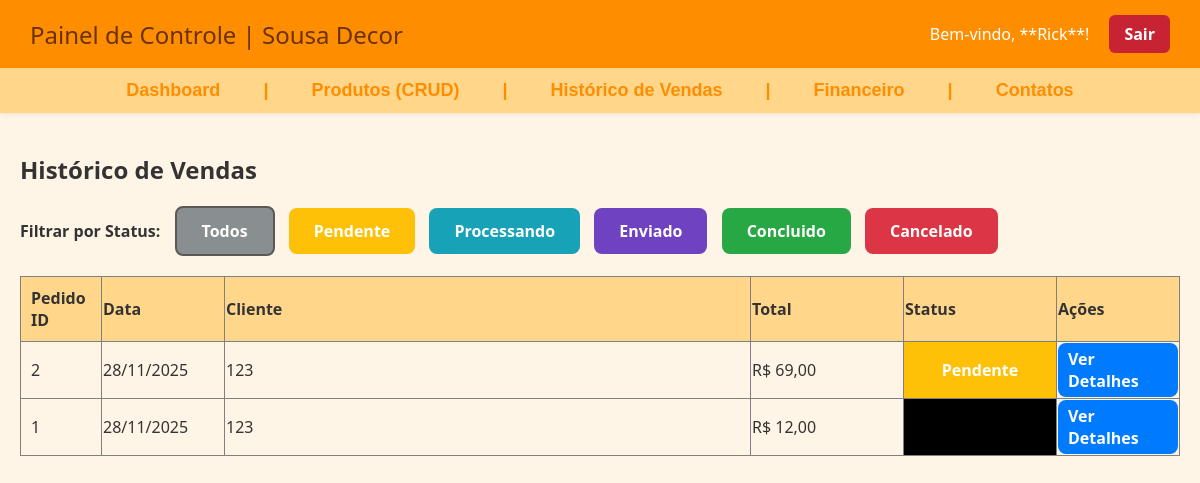
Page /ParteDePauloeGui/index.php?pg=vendas_historico (signed in) on the committed database.
### tables this page shows
CREATE TABLE `vendas` (
  `id` int(11) NOT NULL,
  `nome_do_cliente` varchar(300) NOT NULL,
  `data` varchar(30) NOT NULL,
  `preco` varchar(50) NOT NULL,
  `nome_do_produto` varchar(100) NOT NULL,
  `status` enum('pendente','processando','enviado','concluido','cancelado') DEFAULT 'pendente'
);

### ParteDePauloeGui/historico_vendas.php (the view, shortened to what this page needs)
<?php
$status_cores = [
    'pendente'      => '#ffc107',
    'processando'   => '#17a2b8',
    'enviado'       => '#6f42c1',
    'concluido'     => '#28a745',
    'cancelado'     => '#dc3545'
];
$filtro = $_GET['status'] ?? 'todos';
$sql_base = "SELECT id, data, nome_do_cliente, preco, status FROM vendas";
$sql = $sql_base;
$where_clause = "";
$sql .= $where_clause . " ORDER BY data DESC";
$stmt = mysqli_prepare($conexao, $sql);
mysqli_stmt_execute($stmt);
$resultado = mysqli_stmt_get_result($stmt);
?>
<div style="max-width: 1200px; margin: 0 auto; padding: 20px;">
    <h2>Histórico de Vendas</h2>
    <div style="margin-bottom: 20px;">
        <span style="font-weight: bold; margin-right: 10px;">Filtrar por Status:</span>
        <a href="index.php?pg=vendas_historico&status=todos" class="botao <?php echo $filtro == 'todos' ? 'ativo' : ''; ?>" style="background-color: #6c757d; margin-right: 10px;">Todos</a>
        <?php foreach ($status_cores as $status => $cor): ?>
            <a href="index.php?pg=vendas_historico&status=<?php echo $status; ?>" class="botao <?php echo $filtro == $status ? 'ativo' : ''; ?>"
                style="background-color: <?php echo $cor; ?>; margin-right: 10px;">
                <?php echo ucfirst($status); ?>
            </a>
        <?php endforeach; ?>
    </div>
    <table border="1" style="width: 100%; border-collapse: collapse; text-align: left;">
        <thead>
            <tr style='background-color: #ffd68a;'>
                <th style='padding: 10px; width: 60px;'>Pedido ID</th>
                <th style='width: 120px;'>Data</th>
                <th>Cliente</th>
                <th style='width: 150px;'>Total</th>
                <th style='width: 150px;'>Status</th>
                <th style='width: 120px;'>Ações</th>
            </tr>
        </thead>
        <tbody>
            <?php
            if (mysqli_num_rows($resultado) > 0) {
                while ($dados = mysqli_fetch_array($resultado)) {
                    $cor_status = $status_cores[$dados['status']] ?? 'black';
                    $data_formatada = date('d/m/Y', strtotime($dados['data']));
                    echo "<tr>";
                    echo "<td style='padding: 10px;'>$dados[id]</td>";
                    echo "<td>$data_formatada</td>";
                    echo "<td>" . htmlspecialchars($dados['nome_do_cliente']) . "</td>";
                    echo "<td>R$ " . number_format($dados['preco'], 2, ',', '.') . "</td>";
                    echo "<td style='color: white; background-color: $cor_status; font-weight: bold; text-align: center;'>" . ucfirst($dados['status']) . "</td>";
                    echo "<td>";
                    echo "<a href='index.php?pg=detalhes_pedido&id=$dados[id]' class='botao' style='padding: 5px 10px; background-color: #007bff;'>Ver Detalhes</a>";
                    echo "</td>";
                    echo "</tr>";
                }
            } else {
                echo "<tr><td colspan='6' style='padding: 15px; text-align: center;'>Nenhuma venda encontrada com o filtro **" . strtoupper($filtro) . "**</td></tr>";
            }
            ?>
        </tbody>
    </table>
</div>

### ParteDeRick/style.css (style rules this page uses)
body { margin: 0; padding: 0; background-color: rgb(255, 245, 230); font-family: 'Lucida Sans', 'Lucida Sans Regular', 'Lucida Grande', 'Lucida Sans Unicode', Geneva, Verdana, sans-serif; }
a { text-decoration: none; color: inherit; }
a.botao { background-color: #ff8d00; color: white; text-decoration: none; padding: 12px 25px; border-radius: 8px; font-weight: bold; transition: background-color 0.3s ease; z-index: 99; position: relative; }
html, body { height: 100%; }
body { margin: 0; padding: 0; background-color: rgb(255, 245, 230); font-family: 'Lucida Sans', 'Lucida Sans Regular', 'Lucida Grande', 'Lucida Sans Unicode', Geneva, Verdana, sans-serif; display: flex; flex-direction: column; }

### ParteDePauloeGui/Admin.css (style rules this page uses)
body { margin: 0; padding: 0; font-family: 'Segoe UI', Tahoma, Geneva, Verdana, sans-serif; background-color: rgb(255, 245, 230); color: #333; }
.botao { display: inline-block; padding: 12px 22px; font-size: 16px; border-radius: 6px; cursor: pointer; border: none; text-decoration: none; font-weight: bold; transition: 0.3s; }

### ParteDePauloeGui/historico_vendas.php (style rules this page uses)
.botao.ativo { opacity: 0.8; border: 2px solid #333; }

### rows in the picture
vendas: id "2", data "28/11/2025", nome_do_cliente "123", preco "69,00", status "Pendente"
vendas: id "1", data "28/11/2025", nome_do_cliente "123", preco "12,00"

### other values in the picture
$nome_vendedor "Rick"
$status "Pendente"
$status "Processando"
$status "Enviado"
$status "Concluido"
$status "Cancelado"
